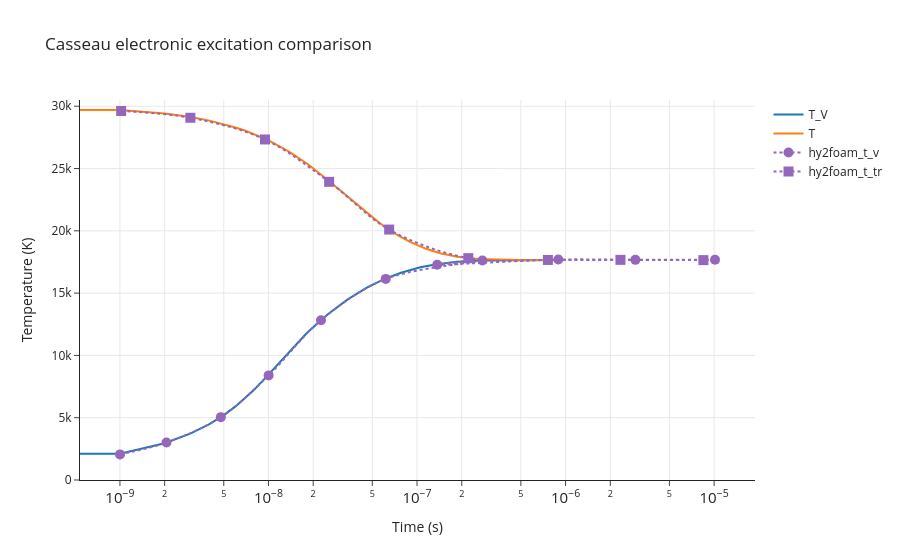

The cell this chart's notebook holds for it:
### Code cell
make_temperature_reference_plot(
    result=electronic_result,
    reference_csv=RESULTS_DIR / "casseau_figure_3_2.csv",
    title="Casseau electronic excitation comparison",
    yaxis_range=[0, 30500],
    T_eq=7623.3,
)

### Figure 1 — Plotly figure (JSON) as saved in the notebook; plotly's stock layout.template omitted (floating-point values rounded to 4 significant figures; data arrays with more than 128 entries replaced by an {"elided": "..."} marker saying what was removed)
{"data": [{"mode": "lines", "name": "T_V", "type": "scatter", "x": {"elided": "1000 float values"}, "y": {"elided": "1000 float values"}}, {"mode": "lines", "name": "T", "type": "scatter", "x": {"elided": "1000 float values"}, "y": {"elided": "1000 float values"}}, {"line": {"dash": "dot", "shape": "spline", "smoothing": 1}, "marker": {"color": "#9467bd", "size": 10, "symbol": "circle"}, "mode": "markers+lines", "name": "hy2foam_t_v", "type": "scatter", "x": [1.001e-09, 2.057e-09, 4.777e-09, 1.002e-08, 2.256e-08, 6.157e-08, 2.754e-07, 1.367e-07, 8.93e-07, 2.951e-06, 1.014e-05], "y": [2056.0, 3013.0, 5044.0, 8395.0, 12820.0, 16140.0, 17620.0, 17280.0, 17690.0, 17670.0, 17680.0]}, {"line": {"dash": "dot", "shape": "spline", "smoothing": 1}, "marker": {"color": "#9467bd", "size": 10, "symbol": "square"}, "mode": "markers+lines", "name": "hy2foam_t_tr", "type": "scatter", "x": [1.019e-09, 2.98e-09, 9.469e-09, 2.561e-08, 6.492e-08, 2.214e-07, 7.604e-07, 2.342e-06, 8.468e-06], "y": [29620.0, 29070.0, 27330.0, 23930.0, 20100.0, 17810.0, 17660.0, 17670.0, 17650.0]}], "layout": {"shapes": [{"line": {"color": "black", "dash": "dash"}, "type": "line", "x0": 0, "x1": 1, "xref": "x domain", "y0": 7623.0, "y1": 7623.0, "yref": "y"}], "title": {"text": "Casseau electronic excitation comparison"}, "xaxis": {"exponentformat": "power", "showexponent": "all", "showgrid": true, "title": {"text": "Time (s)"}, "type": "log"}, "yaxis": {"range": [0, 30500], "showgrid": true, "title": {"text": "Temperature (K)"}}}}
